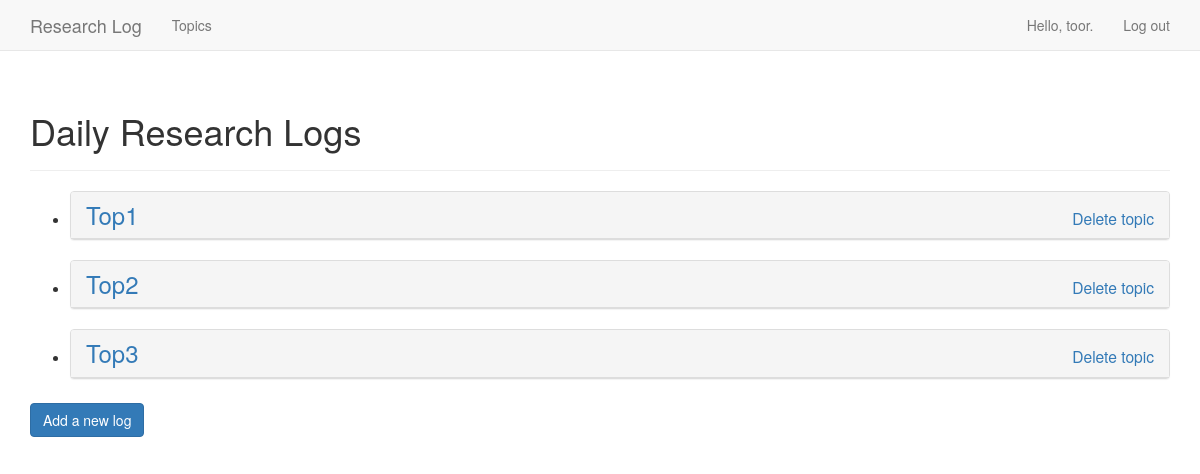
The page /topics/ (signed in) on the database its author committed.
### learning_logs/models.py (models this page shows)
class Topic(models.Model):
    text = models.CharField(max_length=200)
    date_added = models.DateTimeField(auto_now_add=True)
    owner = models.ForeignKey(settings.AUTH_USER_MODEL, on_delete=models.CASCADE)
    def __str__(self):
        return self.text

### learning_logs/views.py (the view)
# urls.py: url(r'^topics/$', views.topics, name='topics'),
@login_required
def topics(request):
    topics = Topic.objects.filter(owner=request.user).order_by('date_added')
    context = {'topics': topics}
    return render(request, 'learning_logs/topics.html', context)

### learning_logs/templates/learning_logs/topics.html
{% extends "learning_logs/base.html" %}
{% load bootstrap3 %}
{% block header %}
    <h1>Daily Research Logs</h1>
{% endblock header %}
{% block content %}
    <ul>
        {% for topic in topics %}
            <li>
                <h3>
                            <div class="panel panel-default">
            <div class="panel-heading">
                <a href="{% url 'learning_logs:topic' topic.id %}">{{ topic }}</a>
                <div class="myBox" style="float:right">
                    <small><a href="{% url 'learning_logs:del_topic' topic.id %}">Delete topic</a></small>
                </div>
            </div>
                </h3>
            </li>
        {% empty %}
            <li>Add a new topic</li>
        {% endfor %}
    </ul>
    <p>
        <h2><a href="{% url 'learning_logs:new_topic' %}" class="btn btn-primary">Add a new log</a></h2>
    </p>
{% endblock content %}

### learning_logs/templates/learning_logs/base.html (shortened to what this page needs)
{% load bootstrap3 %}
<!DOCTYPE html>
<html lang="en">
    <head>
        {% bootstrap_css %}
    </head>
    <body>
        <nav class="navbar navbar-default navbar-static-top">
            <div class="container">
                <div class="navbar-header">
                    <a class="navbar-brand" href="{% url 'learning_logs:index' %}">Research Log</a>
                </div>
                <div id="navbar" class="navbar-collapse collapse">
                    <ul class="nav navbar-nav">
                        <li><a href="{% url 'learning_logs:topics' %}">Topics</a></li>
                    </ul>
                    <ul class="nav navbar-nav navbar-right">
                        {% if user.is_authenticated %}
                            <li><a>Hello, {{ user.username }}.</a></li>
                            <li><a href="{% url 'users:logout' %}">Log out</a></li>
                        {% else %}
                            <li><a href="{% url 'users:register' %}">Register</a></li>
                            <li><a href="{% url 'users:login' %}">Log in</a></li>
                        {% endif %}
                    </ul>
                </div>
            </div>
        </nav>
        <div class="container">
            <div class="page-header">
                {% block header %}{% endblock header %}
            </div>
            <div>
                {% block content %}{% endblock content %}
            </div>
        </div>
    </body>
</html>

### rows shown on the page
Topic: text "Top1"
Topic: text "Top2"
Topic: text "Top3"

### other values the page prints
{{ user.username }} "toor"
